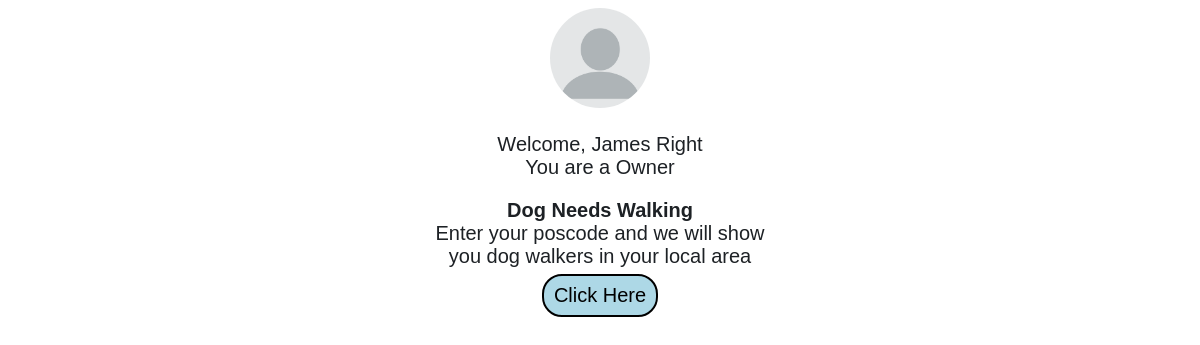
Screenshot of /home (signed in) with the database file from the repository.
### tables this page shows
CREATE TABLE users (
            usrId integer primary key,
            email text,
            password text,
            firstName text,
            lastName text,
            accType text,
            postcode text
            );

### app.py (the view)
@app.route('/home')
def home():
    usrObj = user(session['usrId'])
    return render_template('home.html', usrObj=usrObj)

### database.py (called while the page is built)
    def search(self, col="null", search="null"):
        conn = sqlite3.connect('main.db')
        c = conn.cursor()
        if col == "email":
            c.execute(f'SELECT * FROM users WHERE email="{search}"')
            data = c.fetchall()
        elif col == "password":
            c.execute(f'SELECT * FROM users WHERE password="{search}"')
            data = c.fetchall()
        elif col == "usrId":
            c.execute(f'SELECT * FROM users WHERE usrId="{search}"')
            data = c.fetchall()
        elif col == "postcode":
            c.execute(f'SELECT * FROM users WHERE postcode="{search}"')
            data = c.fetchall()
        else:
            c.execute(f'SELECT * FROM users')
            data = c.fetchall()
        conn.commit()
        conn.close()
        return(data)

### templates/home.html (shortened to what this page needs)
<!DOCTYPE html>
<head>
    <link rel="stylesheet" href="{{ url_for('static', filename='css/main.css') }}">
    <link rel="stylesheet" href="{{ url_for('static', filename='css/home.css') }}">
</head>
<body>
    <img src="{{ url_for('static', filename='profilePic.png') }}">
    <p>Welcome, {{ usrObj.fName }} {{ usrObj.lName }}<br>
        You are a {{ (usrObj.accType).capitalize() }}
    </p>
    {% if usrObj.accType == 'walker' %}
    <div>
        <p>
            <span style="font-weight: bold;">Change your availability</span><br>
            Change when you are available for walking <br>
            <a href="availability">Click Here</a>
        </p>
    </div>
    {% else %}
    <div>
        <p>
            <span style="font-weight: bold;">Dog Needs Walking</span><br>
            Enter your poscode and we will show<br>you dog walkers in your local area<br>
            <a href="search">Click Here</a>
        </p>
    </div>
    {% endif%}
</body>

### static/css/main.css (style rules this page uses)
body { font-size: 20px; font-weight: 100; text-decoration: none; text-align: center; color: rgb(29, 33, 37); font-family: Arial, Helvetica, sans-serif; }
img { height: 100px; width: auto; border-radius: 70%; }

### static/css/home.css (style rules this page uses)
a { font-size: 20px; border: 2px solid black; border-radius: 20px; background-color: lightblue ; padding: 8px 10px; display: inline-block; margin-top: 6px; text-decoration: none; color: black; }

### rows the page displays
users: fName "James", lName "Right", accType "Owner"
